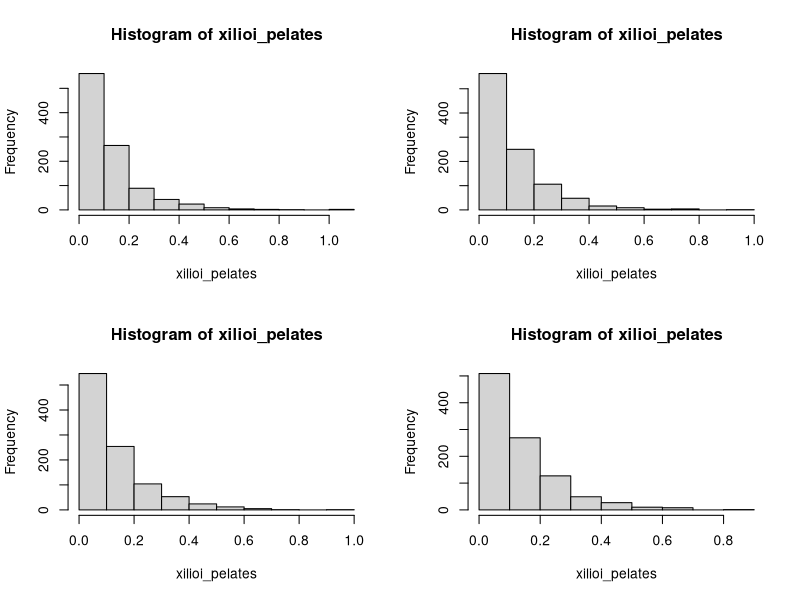

The R script that drew this image:
## ---- chunk 1
knitr::opts_chunk$set(echo = TRUE)
library(kableExtra)
## ---- chunk 2
rm(list = ls())
## ---- chunk 3
par( mfrow= c(2,2) )
for (i in 1:4) {
  set.seed(100*i)
  xilioi_pelates <- rexp(1000, 8) 
  hist(xilioi_pelates)
}
## ---- chunk 4
pexp(0.25,  8)-pexp(0.15,  8)
